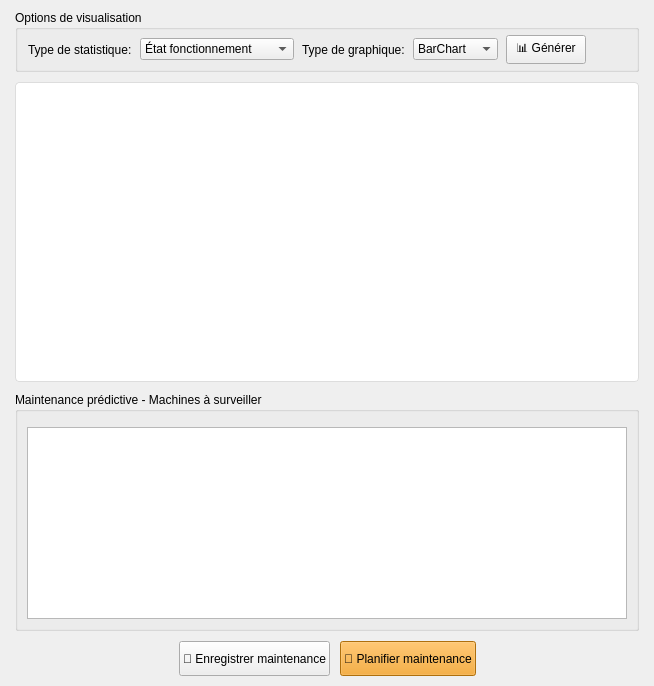
            <widget class="QWidget" name="tabStatistiques">
              <attribute name="title">
                <string>ðŸ“Š Statistiques</string>
              </attribute>
              <layout class="QVBoxLayout" name="layoutStatistiques">
                <property name="spacing">
                  <number>10</number>
                </property>
                <property name="leftMargin">
                  <number>15</number>
                </property>
                <property name="topMargin">
                  <number>10</number>
                </property>
                <property name="rightMargin">
                  <number>15</number>
                </property>
                <property name="bottomMargin">
                  <number>10</number>
                </property>
                <item>
                  <widget class="QGroupBox" name="groupOptionsStats">
                    <property name="title">
                      <string>Options de visualisation</string>
                    </property>
                    <layout class="QHBoxLayout" name="layoutOptionsStats">
                      <property name="spacing">
                        <number>8</number>
                      </property>
                      <property name="leftMargin">
                        <number>10</number>
                      </property>
                      <property name="topMargin">
                        <number>5</number>
                      </property>
                      <property name="rightMargin">
                        <number>10</number>
                      </property>
                      <property name="bottomMargin">
                        <number>5</number>
                      </property>
                      <item>
                        <widget class="QLabel" name="lblTypeStats">
                          <property name="text">
                            <string>Type de statistique:</string>
                          </property>
                        </widget>
                      </item>
                      <item>
                        <widget class="QComboBox" name="type_statistique_machine">
                          <item>
                            <property name="text">
                              <string>État fonctionnement</string>
                            </property>
                          </item>
                          <item>
                            <property name="text">
                              <string>Types alertes</string>
                            </property>
                          </item>
                          <item>
                            <property name="text">
                              <string>Température moyenne</string>
                            </property>
                          </item>
                        </widget>
                      </item>
                      <item>
                        <widget class="QLabel" name="lblTypeGraphique">
                          <property name="text">
                            <string>Type de graphique:</string>
                          </property>
                        </widget>
                      </item>
                      <item>
                        <widget class="QComboBox" name="type_graphique_machine">
                          <item>
                            <property name="text">
                              <string>BarChart</string>
                            </property>
                          </item>
                          <item>
                            <property name="text">
                              <string>PieChart</string>
                            </property>
                          </item>
                          <item>
                            <property name="text">
                              <string>LineChart</string>
                            </property>
                          </item>
                        </widget>
                      </item>
                      <item>
                        <widget class="QPushButton" name="btnGenererStats_machine">
                          <property name="text">
                            <string>📊 Générer</string>
                          </property>
                        </widget>
                      </item>
                      <item>
                        <spacer name="statsSpacer">
                          <property name="orientation">
                            <enum>Qt::Orientation::Horizontal</enum>
                          </property>
                          <property name="sizeHint" stdset="0">
                            <size>
                              <width>40</width>
                              <height>20</height>
                            </size>
                          </property>
                        </spacer>
                      </item>
                    </layout>
                  </widget>
                </item>
                <item>
                  <widget class="QWidget" name="zoneGraphique_machine" native="true">
                    <property name="minimumSize">
                      <size>
                        <width>0</width>
                        <height>300</height>
                      </size>
                    </property>
                    <property name="styleSheet">
                      <string>background-color: white; border: 1px solid #ddd; border-radius: 4px;</string>
                    </property>
                  </widget>
                </item>
                <item>
                  <widget class="QGroupBox" name="groupMaintenancePredictive">
                    <property name="title">
                      <string>Maintenance prédictive - Machines à surveiller</string>
                    </property>
                    <layout class="QVBoxLayout" name="layoutMaintenanceTable">
                      <property name="topMargin">
                        <number>15</number>
                      </property>
                      <item>
                        <widget class="QTableView" name="tableMaintenance_machine">
                          <property name="alternatingRowColors">
                            <bool>true</bool>
                          </property>
                          <property name="selectionBehavior">
                            <enum>QAbstractItemView::SelectionBehavior::SelectRows</enum>
                          </property>
                        </widget>
                      </item>
                    </layout>
                  </widget>
                </item>
                <item>
                  <layout class="QHBoxLayout" name="layoutBtnsMaintenance">
                    <item>
                      <spacer name="maintenanceSpacerLeft">
                        <property name="orientation">
                          <enum>Qt::Orientation::Horizontal</enum>
                        </property>
                        <property name="sizeHint" stdset="0">
                          <size>
                            <width>40</width>
                            <height>20</height>
                          </size>
                        </property>
                      </spacer>
                    </item>
                    <item>
                      <widget class="QPushButton" name="btnEnregistrerMaintenance_machine">
                        <property name="minimumSize">
                          <size>
                            <width>118</width>
                            <height>35</height>
                          </size>
                        </property>
                        <property name="text">
                          <string>💾 Enregistrer maintenance</string>
                        </property>
                      </widget>
                    </item>
                    <item>
                      <widget class="QPushButton" name="btnPlanifierMaintenance_machine">
                        <property name="minimumSize">
                          <size>
                            <width>118</width>
                            <height>35</height>
                          </size>
                        </property>
                        <property name="styleSheet">
                          <string>background-color: #F39C12;</string>
                        </property>
                        <property name="text">
                          <string>📅 Planifier maintenance</string>
                        </property>
                      </widget>
                    </item>
                    <item>
                      <spacer name="maintenanceSpacerRight">
                        <property name="orientation">
                          <enum>Qt::Orientation::Horizontal</enum>
                        </property>
                        <property name="sizeHint" stdset="0">
                          <size>
                            <width>40</width>
                            <height>20</height>
                          </size>
                        </property>
                      </spacer>
                    </item>
                  </layout>
                </item>
              </layout>
            </widget>
